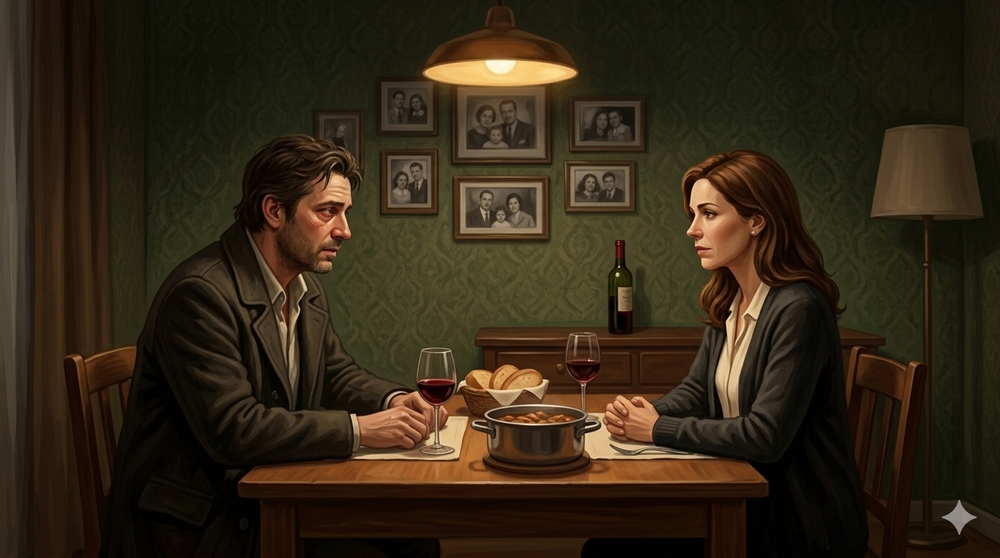
#> input picture assets/img/endings/A1.png, 1000 x 558 px, shrunk from 1376 x 768 before the run
$ python -i strip_dark_frame.py   (imports and definitions only)
#> lines starting #> are read from the running program, lines starting #| are printed output that depends on the picture; after the words box and inside, x2 and y2 are one past the last pixel; in counts of white or black regions, pixels touching at a corner belong together
"""
Strip the outermost dark frame from a rembg-cleaned icon.

Operates on already-transparent input (rembg output). Looks at the boundary
of the opaque region (1px-thick band along the alpha edge) and checks if the
dominant color cluster is dark and uniform. If so, peels off the dark frame
by flood-filling its connected component inward.

Conservative: only removes a frame if the dark cluster covers >= 65% of the
boundary AND the frame component is >= 10% of the canvas.
"""

import argparse
import sys
from pathlib import Path

import numpy as np
from PIL import Image
from scipy.ndimage import label, binary_dilation, binary_erosion

BOUNDARY_DARK_THRESHOLD = 80     # boundary pixel "dark" if max(R,G,B) < this
DOMINANT_FRACTION = 0.65         # >=65% of boundary pixels must be dark
TIGHT_CLUSTER_DIST = 35          # dark pixels must cluster within this RGB dist of their mean
FILL_TOLERANCE = 60              # tolerance for fill-mask
MIN_FRAME_RATIO = 0.05
HALO_PASSES = 3


def process(in_path: Path, out_path: Path) -> tuple[bool, str]:
#> called with in_path = '../assets/img/endings/A1.png', out_path = 'out.png'
    img = Image.open(in_path).convert("RGBA")
#> img is the input picture: PIL image 1000x558 RGBA; mean R, G, B, A 50.6, 39, 22.5, 255
    arr = np.array(img)
    h, w = arr.shape[:2]

    a = arr[:, :, 3]
#> a: shape (558, 1000); every value is 255
    opaque = a > 120
#> opaque: shape (558, 1000) bool; every value is 1
    if not opaque.any():
        img.save(out_path)
        return False, "fully transparent"

    eroded = binary_erosion(opaque)
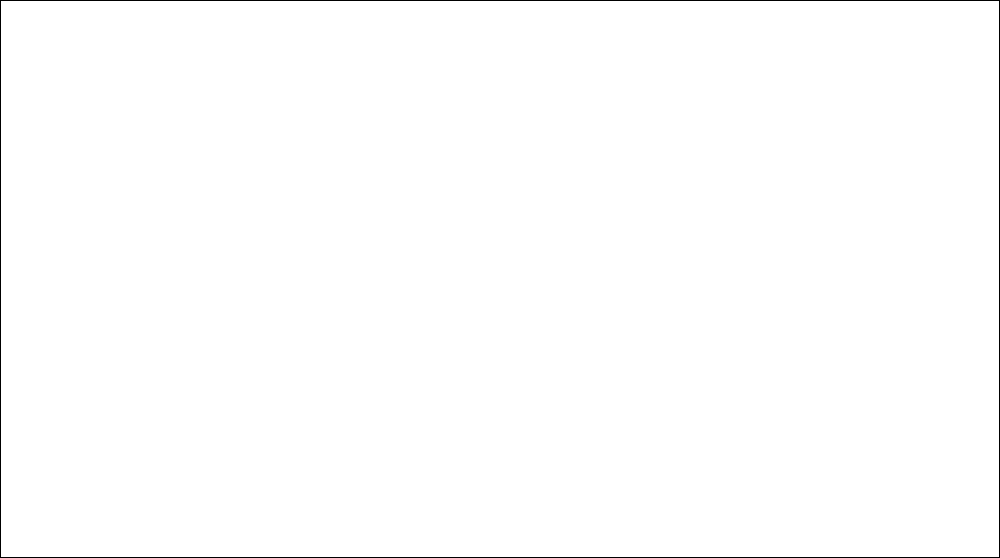
#> eroded: shape (558, 1000) bool; 99.4% white; black in thin lines or dots
    boundary = opaque & (~eroded)
#> boundary: shape (558, 1000) bool; 0.56% white in thin lines or dots
    if boundary.sum() < 50:
        img.save(out_path)
        return False, "boundary too small"

    rgb = arr[:, :, :3].astype(np.int16)
    bnd_pixels = rgb[boundary]
    is_dark_bnd = (bnd_pixels.max(axis=1) < BOUNDARY_DARK_THRESHOLD)
    dark_fraction = is_dark_bnd.mean()
#> dark_fraction = 0.972

    if dark_fraction < DOMINANT_FRACTION:
        img.save(out_path)
        return False, f"boundary not predominantly dark ({dark_fraction:.0%})"

    dark_pixels = bnd_pixels[is_dark_bnd]
    mean_dark = dark_pixels.mean(axis=0)
#> mean_dark = [30.2, 24.81, 14.57]
    # Tightness of dark cluster
    dists = np.sqrt(np.sum((dark_pixels - mean_dark) ** 2, axis=1))
#> dists = 3026 values, max 83.97 at index 1355, min 0.517 at index 990, mean 23.62
    tightness = (dists < TIGHT_CLUSTER_DIST).mean()
#> tightness = 0.772
    if tightness < 0.75:
        img.save(out_path)
        return False, f"dark boundary not tight ({tightness:.0%} within {TIGHT_CLUSTER_DIST})"

    frame_color = mean_dark.astype(np.int16)
#> frame_color = [30, 24, 14]
    # Pixels matching frame color across the whole image
    r = rgb[:, :, 0]
    g = rgb[:, :, 1]
    b = rgb[:, :, 2]
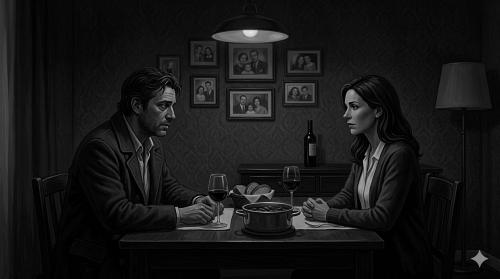
#> b: shape (558, 1000) int16 (shown at 1/2 size); min 0, max 235, mean 22.5
    dist_all = np.sqrt(
        (r - frame_color[0]) ** 2
        + (g - frame_color[1]) ** 2
        + (b - frame_color[2]) ** 2
    )
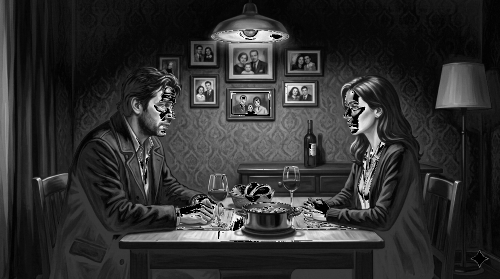
#> dist_all: shape (558, 1000) float32 (shown at 1/2 size); 1.81% of the values are NaN or infinite; the others: min 0, max 181, mean 34.96; drawn with min black, max white, NaN and infinite black
    near = (dist_all < FILL_TOLERANCE) & opaque
#> near: shape (558, 1000) bool; 79.9% white; 455 black regions (357 under 20 px), largest, box (x1, y1, x2, y2) and area: (365, 153, 694, 364) 30556, (239, 347, 767, 484) 27995, (382, 39, 579, 158) 9754

    labels, n = label(near)
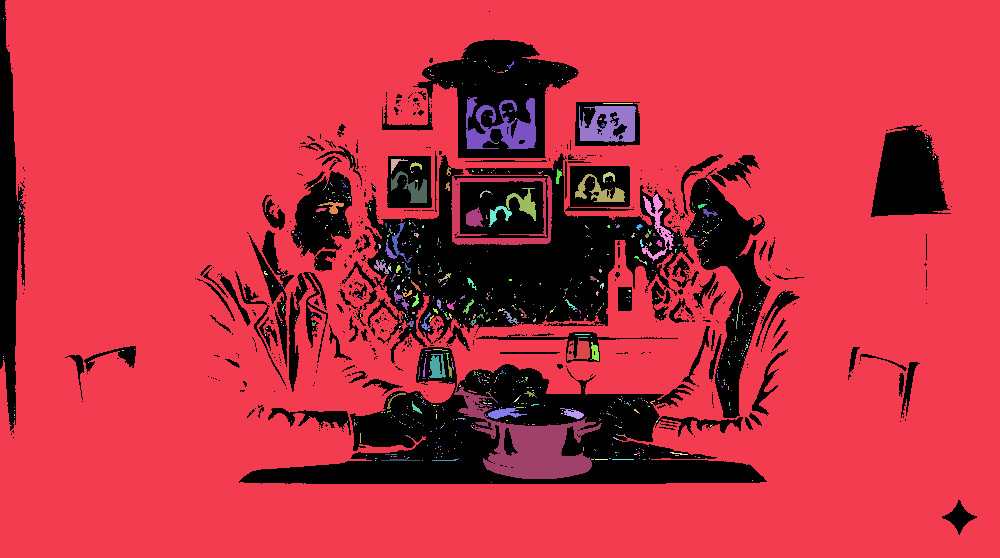
#> labels: shape (558, 1000) int32; 967 distinct labels, from 0 to 966; one colour per label, 0 black
#> n = 966
    if n == 0:
        img.save(out_path)
        return False, "no near-color component"

    sizes = np.bincount(labels.ravel())
#> sizes = 967 values, max 428329 at index 1, min 1 at index 2, mean 577
    sizes[0] = 0
    largest = int(np.argmax(sizes))
#> largest = 1
    frame_size = int(sizes[largest])
#> frame_size = 428329
    if frame_size < MIN_FRAME_RATIO * h * w:
        img.save(out_path)
        return False, f"frame component too small ({frame_size}px)"

    frame_mask = (labels == largest)
#> frame_mask: shape (558, 1000) bool; 76.8% white; 412 black regions (319 under 20 px), largest, box (x1, y1, x2, y2) and area: (365, 153, 694, 364) 35811, (239, 347, 767, 484) 34866, (382, 39, 579, 158) 11764
    soft = (dist_all < FILL_TOLERANCE + 45) & (a > 25)
#> soft: shape (558, 1000) bool; 92.7% white; 197 black regions (134 under 20 px), largest, box (x1, y1, x2, y2) and area: (243, 391, 734, 484) 11626, (457, 365, 688, 459) 6788, (423, 55, 578, 100) 3677
    dilated = frame_mask.copy()
    for _ in range(HALO_PASSES):
        dilated = binary_dilation(dilated)
    halo = dilated & soft & (~frame_mask)
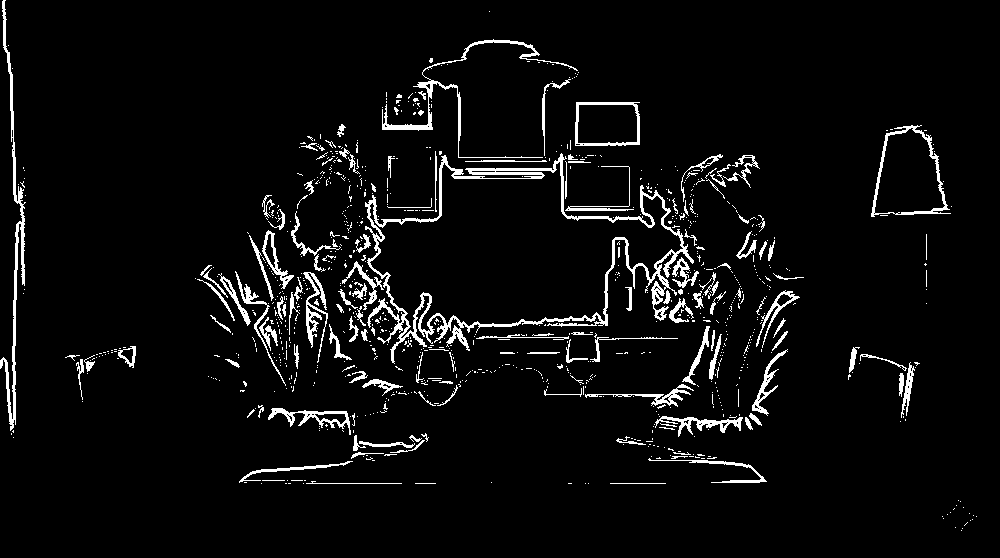
#> halo: shape (558, 1000) bool; 4.9% white in thin lines or dots

    new_alpha = a.copy()
    new_alpha[frame_mask | halo] = 0
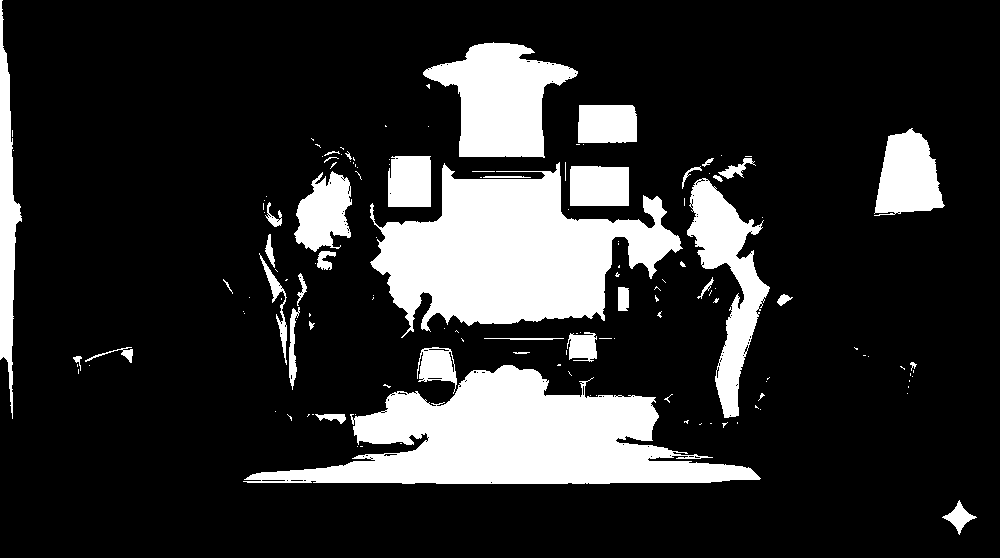
#> new_alpha: shape (558, 1000); 18.3% white; 141 white regions (101 under 20 px), largest, box (x1, y1, x2, y2) and area: (243, 365, 761, 484) 30499, (370, 162, 683, 338) 29773, (423, 42, 578, 158) 10199
    arr[:, :, 3] = new_alpha
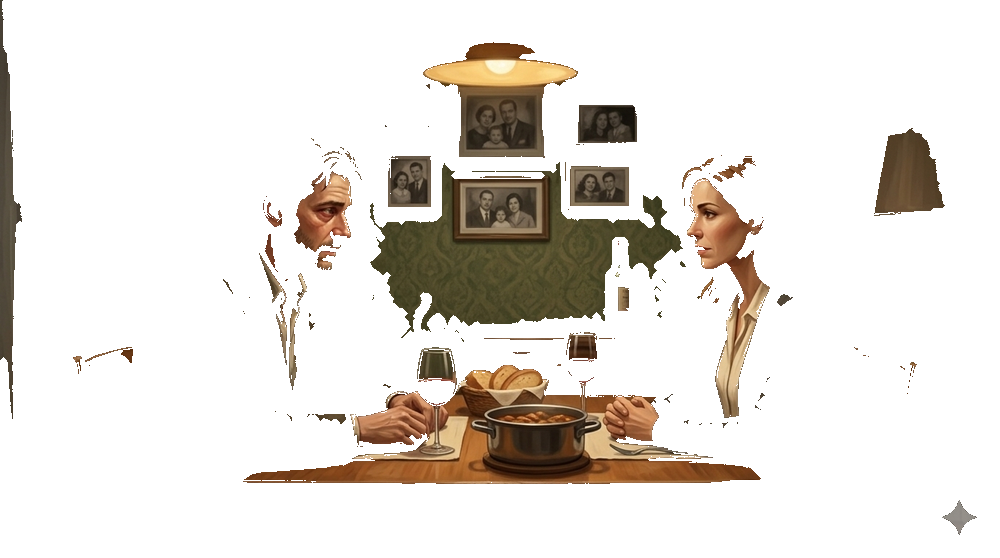
#> arr: shape (558, 1000, 4); mean R, G, B, A 50.6, 39, 22.5, 46.7; transparent parts drawn white
    Image.fromarray(arr).save(out_path)
    return True, (
        f"frame color rgb({frame_color[0]},{frame_color[1]},{frame_color[2]}), "
        f"removed {frame_size}px ({dark_fraction:.0%} of boundary)"
    )


# [20 lines left out: function main, not called in this run]


# [2 lines not run here, left out]

>>> result = process('../assets/img/endings/A1.png', 'out.png')

$ run again, on assets/img/endings/A3.png
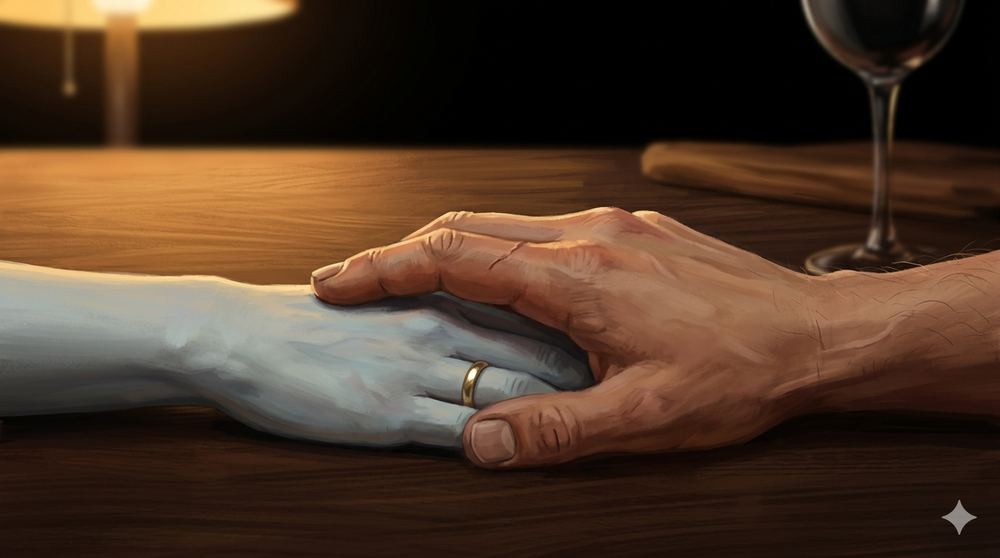
#> input picture assets/img/endings/A3.png, 1000 x 558 px, shrunk from 1376 x 768 before the run
#> in process, img is the input picture: PIL image 1000x558 RGBA; mean R, G, B, A 78.7, 56, 39.4, 255
#> a: shape (558, 1000); every value is 255
#> opaque: shape (558, 1000) bool; every value is 1
#> eroded: shape (558, 1000) bool; 99.4% white; black in thin lines or dots
#> boundary: shape (558, 1000) bool; 0.56% white in thin lines or dots
#> dark_fraction = 0.784
#> dark_pixels = 2439 rows, first 8: [79, 46, 18], [65, 37, 13], [58, 33, 12], [51, 30, 11], [45, 26, 10], [40, 22, 8], [39, 22, 9], [36, 19, 7]
#> mean_dark = [26.29, 15.46, 9.98]
#> dists = 2439 values, max 100.5 at index 1057, min 0.89 at index 1350, mean 18.61
#> tightness = 0.95
#> frame_color = [26, 15, 9]
#> near: shape (558, 1000) bool; 58.4% white; 143 black regions (126 under 20 px), largest, box (x1, y1, x2, y2) and area: (0, 0, 1000, 466) 220836, (640, 127, 886, 211) 7181, (801, 0, 845, 62) 1193
#> in process, `labels, n = label(near)`:
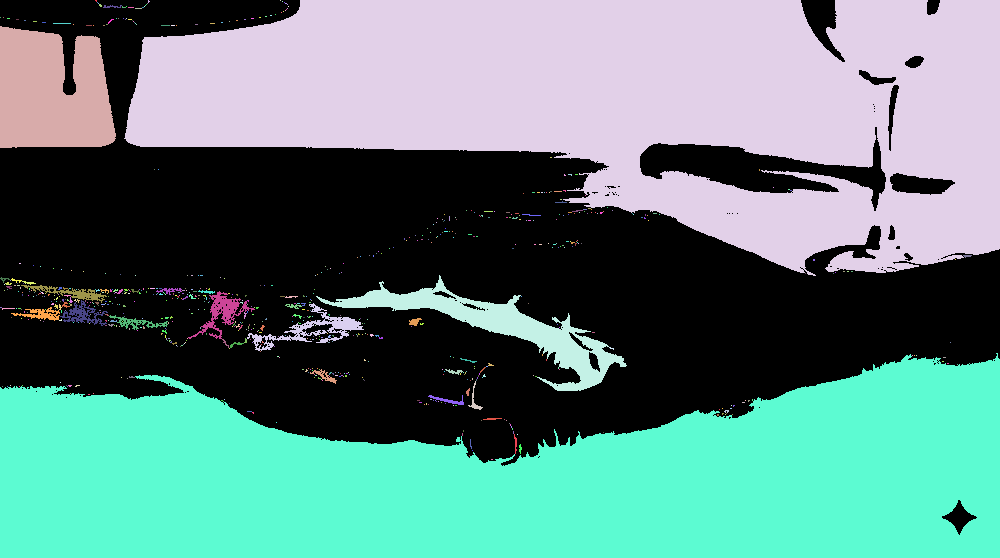
#> labels: shape (558, 1000) int32; 751 distinct labels, from 0 to 750; one colour per label, 0 black
#> n = 750
#> sizes = 751 values, max 232207 at index 0, min 1 at index 3, mean 743
#> largest = 4
#> frame_size = 153657
#> frame_mask: shape (558, 1000) bool; 27.5% white; 1 white region, box (x1, y1, x2, y2) and area: (124, 0, 1000, 276) 153657
#> soft: shape (558, 1000) bool; 68.6% white; 147 black regions (123 under 20 px), largest, box (x1, y1, x2, y2) and area: (0, 146, 1000, 462) 162497, (0, 0, 297, 102) 9119, (642, 145, 758, 179) 1418
#> halo: shape (558, 1000) bool; 1.2% white; 149 white regions (137 under 20 px), largest, box (x1, y1, x2, y2) and area: (121, 0, 609, 210) 2437, (640, 127, 886, 211) 2250, (805, 225, 881, 276) 518
#> new_alpha: shape (558, 1000); 71.2% white; 5 black regions (4 under 20 px), largest, box (x1, y1, x2, y2) and area: (121, 0, 1000, 276) 160558
#> in process, `arr[:, :, 3] = new_alpha`:
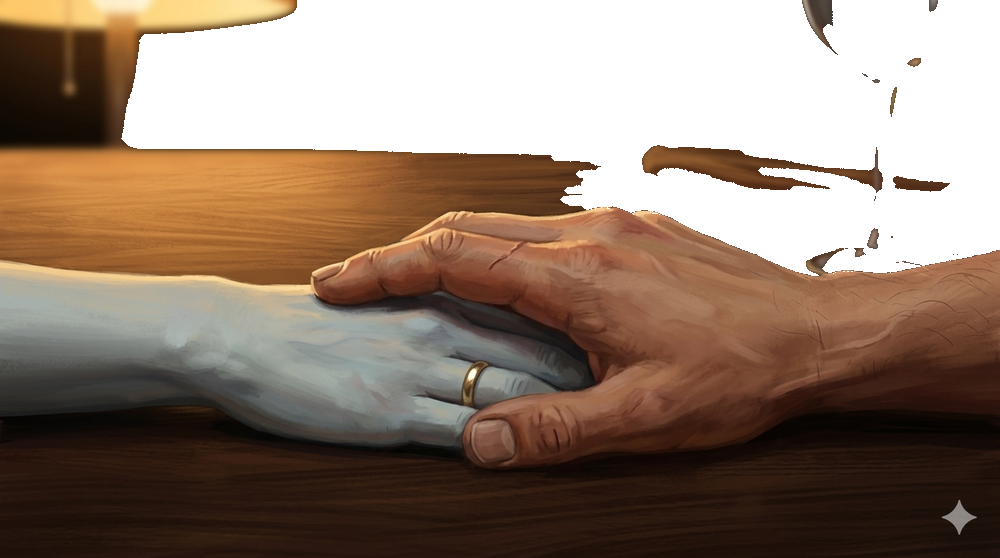
#> arr: shape (558, 1000, 4); mean R, G, B, A 78.7, 56, 39.4, 181.6; transparent parts drawn white

$ run again, on assets/img/endings/B1.png
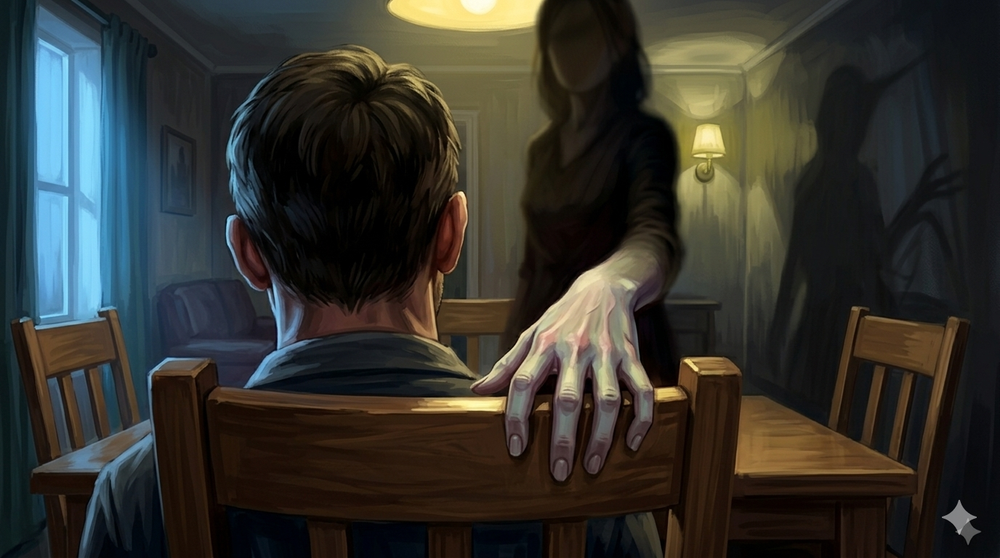
#> input picture assets/img/endings/B1.png, 1000 x 558 px, shrunk from 1376 x 768 before the run
#> in process, img is the input picture: PIL image 1000x558 RGBA; mean R, G, B, A 51.7, 51.4, 45.9, 255
#> a: shape (558, 1000); every value is 255
#> opaque: shape (558, 1000) bool; every value is 1
#> eroded: shape (558, 1000) bool; 99.4% white; black in thin lines or dots
#> boundary: shape (558, 1000) bool; 0.56% white in thin lines or dots
#> dark_fraction = 0.938
#> dark_pixels = 2918 rows, first 8: [14, 29, 32], [13, 27, 30], [12, 27, 30], [12, 27, 31], [13, 28, 29], [12, 28, 29], [11, 26, 29], [13, 28, 30]
#> mean_dark = [22.39, 26.34, 28.35]
#> dists = 2918 values, max 86.07 at index 358, min 1.11 at index 1440, mean 24.84
#> tightness = 0.757
#> frame_color = [22, 26, 28]
#> near: shape (558, 1000) bool; 68.4% white; 192 black regions (151 under 20 px), largest, box (x1, y1, x2, y2) and area: (19, 2, 220, 558) 53728, (630, 0, 837, 331) 35794, (215, 0, 552, 311) 34746
#> in process, `labels, n = label(near)`:
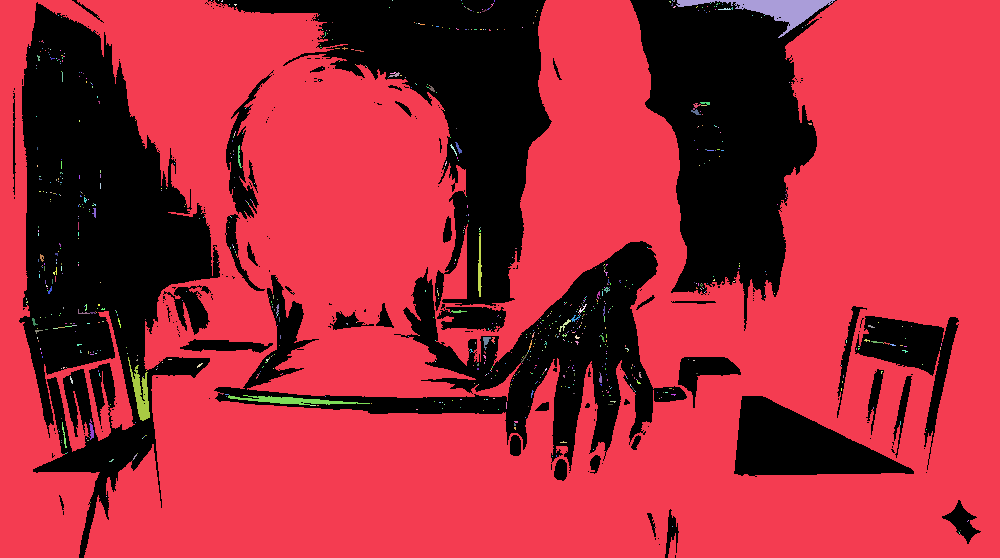
#> labels: shape (558, 1000) int32; 878 distinct labels, from 0 to 877; one colour per label, 0 black
#> n = 877
#> sizes = 878 values, max 376008 at index 1, min 1 at index 2, mean 635.5
#> largest = 1
#> frame_size = 376008
#> frame_mask: shape (558, 1000) bool; 67.4% white; 184 black regions (143 under 20 px), largest, box (x1, y1, x2, y2) and area: (19, 2, 220, 558) 55035, (630, 0, 837, 331) 37757, (215, 0, 552, 311) 35205
#> soft: shape (558, 1000) bool; 82.4% white; 208 black regions (160 under 20 px), largest, box (x1, y1, x2, y2) and area: (28, 6, 138, 393) 25334, (645, 32, 795, 272) 21465, (322, 0, 548, 231) 19593
#> halo: shape (558, 1000) bool; 4.8% white in thin lines or dots
#> new_alpha: shape (558, 1000); 27.9% white; 95 white regions (67 under 20 px), largest, box (x1, y1, x2, y2) and area: (20, 6, 209, 549) 47705, (633, 0, 833, 290) 35173, (222, 0, 549, 303) 32041
#> in process, `arr[:, :, 3] = new_alpha`:
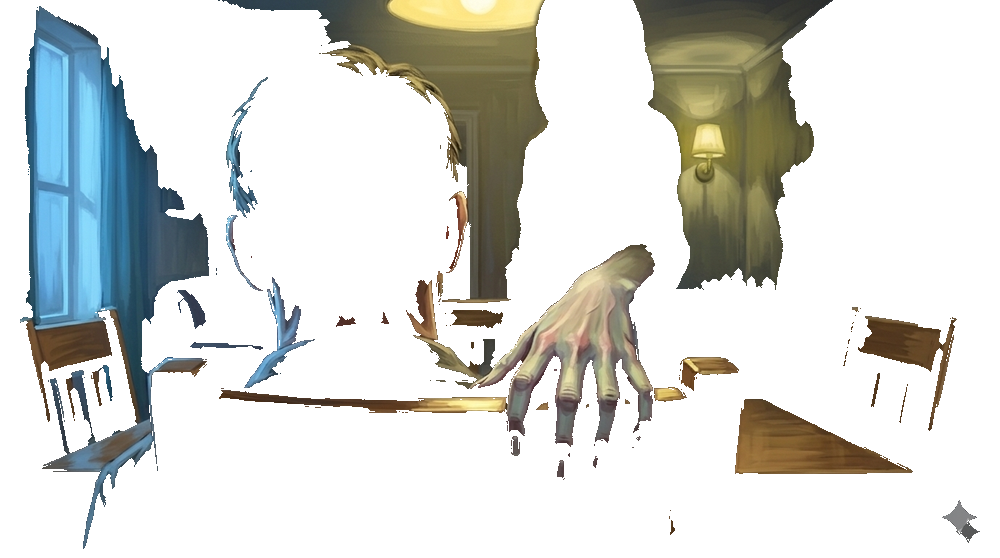
#> arr: shape (558, 1000, 4); mean R, G, B, A 51.7, 51.4, 45.9, 71; transparent parts drawn white
